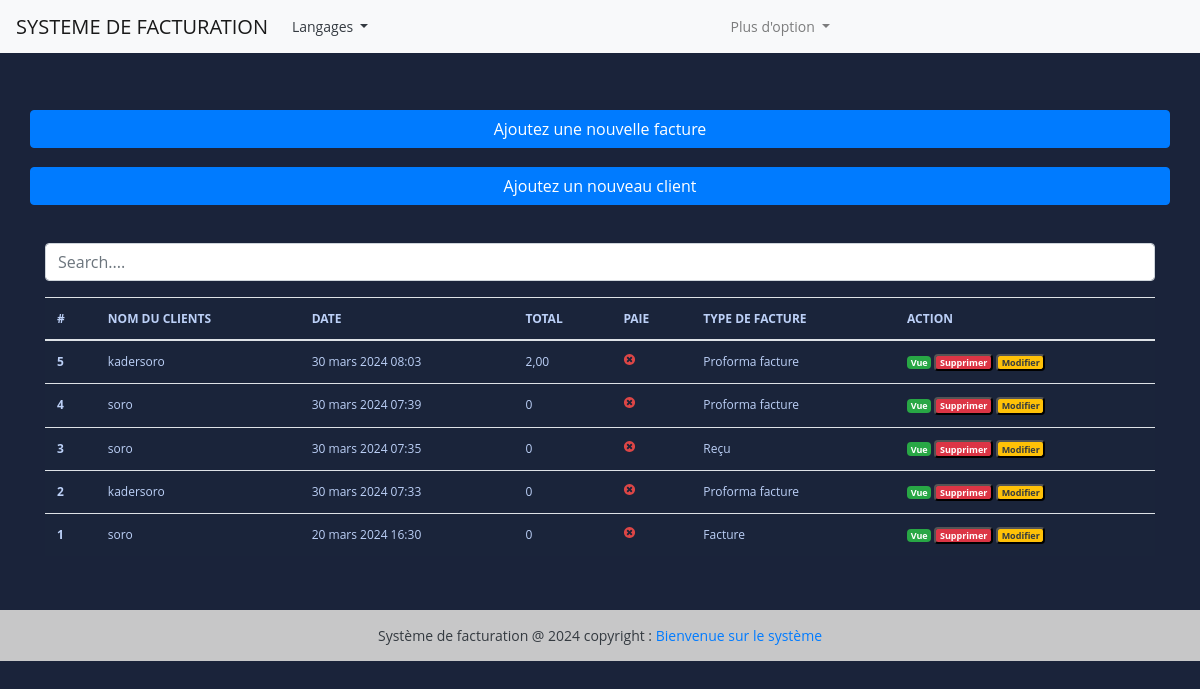
Page /fr/ (signed in) on the earlier database version.
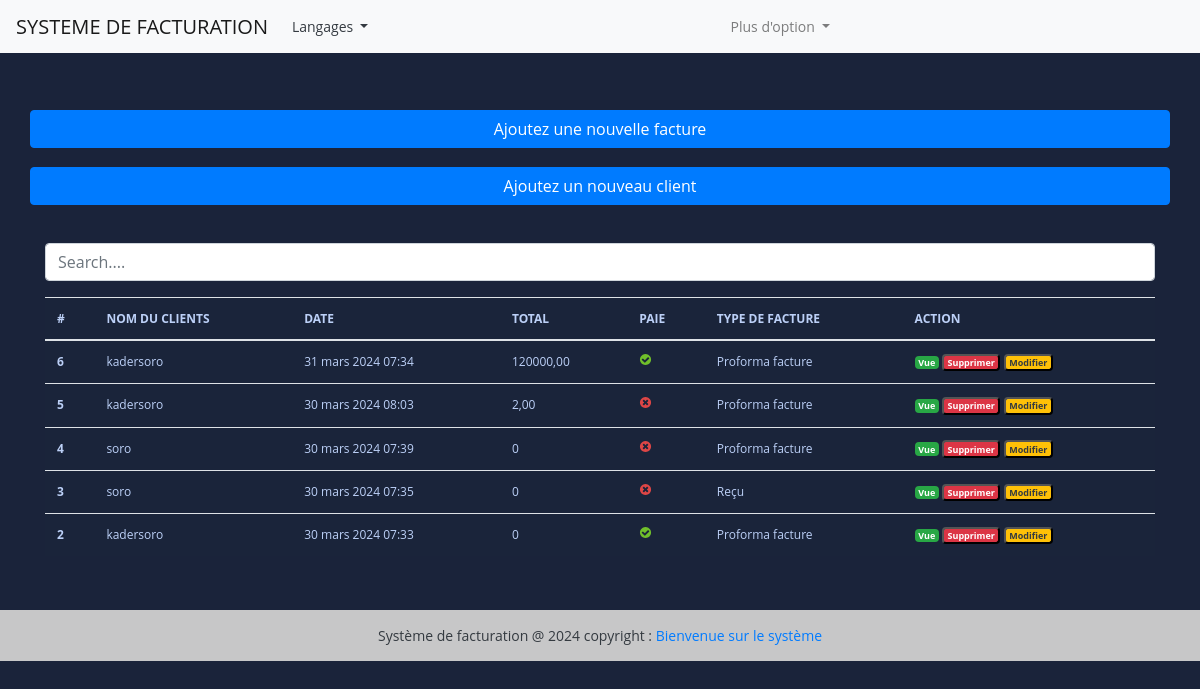
Same page on the later database version.
### fact_app/models.py (models this page shows, shortened)
class Invoice(models.Model):
    INVOICE_TYPE = (
        ('R', _('Reçu')),
        ('P', _('Proforma facture')),
        ('F', _('Facture'))
    )
    customer = models.ForeignKey(Customer, on_delete=models.PROTECT)
    save_by = models.ForeignKey(User, on_delete=models.PROTECT)
    invoice_date_time = models.DateTimeField(auto_now_add=True)
    invoice_date = models.DateField(_("Date"), auto_now_add=True)
    total = models.DecimalField(max_digits=10000, decimal_places=2)
    last_updated_date = models.DateTimeField(null=True, blank=True)
    paid = models.BooleanField(default=False)
    invoice_type = models.CharField(max_length=1, choices=INVOICE_TYPE)
    comments = models.TextField(null=True, max_length=1000, blank=True)
    class Meta:
        verbose_name = _("Invoice")
        verbose_name_plural = _("Invoices")
    @property
    def get_total(self):
        articles = self.article_set.all()
        total = sum(article.get_total for article in articles)
        return total

class Customer(models.Model):
    SEX_TYPES = (
        ('M', _('Masculin')),
        ('F', _('Feminin')),
    )
    name = models.CharField(max_length=132)
    email = models.EmailField()
    phone = models.CharField(max_length=130)
    address = models.CharField(max_length=64)
    sex = models.CharField(max_length=1, choices=SEX_TYPES)
    age = models.CharField(max_length=12)
    city = models.CharField(max_length=33)
    zip_code = models.CharField(max_length=16)
    create_date = models.DateTimeField(auto_now_add=True)
    save_by = models.ForeignKey(User, on_delete=models.PROTECT)
    class Meta:
        verbose_name = _("Customer")
        verbose_name_plural = _("Customers")

class Article(models.Model):
    invoice = models.ForeignKey(Invoice, on_delete=models.PROTECT)
    save_by = models.ForeignKey(User, on_delete=models.PROTECT)
    name = models.CharField(max_length=150)
    quantity = models.IntegerField()
    unit_price = models.DecimalField(max_digits=1000, decimal_places=2)
    total = models.DecimalField(max_digits=1000, decimal_places=2)
    class Meta:
        verbose_name = _("Article")
        verbose_name_plural = _("Articles")
    @property
    def get_total(self):
        total = self.quantity * self.unit_price
        return total

### fact_app/views.py (the view, shortened to what this page needs)
# urls.py: path("", views.HomeView.as_view(), name='home'),
class HomeView(LoginRequiredSuperuserMixim, View):
    templates_name = 'index.html'
    invoices = Invoice.objects.select_related('customer', 'save_by').all().order_by('-invoice_date_time')
    context = {
        'invoices': invoices,
    }
    def get(self, request, *args, **kwargs):
        items = pargination(request, self.invoices)
        self.context['invoices'] = items
        return render(request, self.templates_name, self.context)

### fact_app/utils.py (called while the page is built)
def pargination(request, invoices):
        default_page = 1
        page = request.GET.get('page', default_page)
        items_per_page = 5
        paginator = Paginator(invoices, items_per_page)
        try:
            items_page = paginator.page(page)
        except PageNotAnInteger:
            items_page = paginator.page(default_page)
        except EmptyPage:
            items_page = paginator.page(paginator.num_pages)
        return items_page

### templates/index.html (shortened to what this page needs)
{% extends 'base.html' %}
{% load static %}
{% load i18n %}
{% block content %}
    <br><br>
    <div class="row">
        <a href="{% url 'add-invoice' %}" class="btn col-12 btn-primary">
           Ajoutez une nouvelle facture
        </a>
   </div>
   <br>
   <div class="row">
      <a href="{% url 'add-customer' %}" class="btn col-12 btn-primary">
         {% translate 'Ajoutez un nouveau client' %}
      </a>
   </div>
     <br> <br>
     <div class="form-group ">
        <input id="search" class="form-control" type="text" placeholder="Search....">
     </div>
     <div>
        <table class="table table-striped-columns">
           <thead>
              <tr>
                 <th scope="col">#</th>
                 <th scope="col">{% translate 'NOM DU CLIENTS' %}</th>
                 <th scope="col">{% translate 'DATE' %}</th>
                 <th scope="col">{% translate 'TOTAL' %}</th>
                 <th scope="col">{% translate 'PAIE' %}</th>
                 <th scope="col">{% translate 'TYPE DE FACTURE' %}</th>
                 <th scope="col">{% translate 'ACTION' %}</th>
              </tr>
           </thead>
           <tbody id="myTable">
              {% if invoices %}
              {% for facture in invoices %}
              <tr>
                 <th scope="row">{{ facture.pk }}</th>
                 <td>{{facture.customer.name}}</td>
                 <td>{{facture.invoice_date_time}}</td>
                 <td>{{ facture.get_total }}</td>
                 <td>
                    {% if facture.paid %}
                    <img src="{% static 'images/icon-yes.svg' %}" alt="True">
                    {% else %}
                    <img src="{% static 'images/icon-no.svg' %}" alt="False">
                    {% endif %}
                 </td>
                 <td>{{facture.get_invoice_type_display}}</td>
                 <td>
                    <a href="{% url 'view-invoice' pk=facture.pk %}" title="Detail" class="badge text-white bg-success">{% trans 'Vue' %}</a>
                    <button id="btn-invoice-sup" type="button" data-toggle="modal" data-target="#supprimer"
                       class="badge text-white bg-danger" title="Supprimer" data-id="{{ facture.pk }}"
                       data-customer="{{facture.customer.name}}">{% translate 'Supprimer' %}
                    </button>
                    <button id="btn-invoice-mod" type="button" data-toggle="modal" title="Modifier" data-target="#modifier"
                       data-id="{{facture.pk}}" data-customer="{{facture.customer.name}}"
                       class="badge text-dark bg-warning"> {% translate 'Modifier' %}
                    </button>
                 </td>
              </tr>
              {% endfor %}
              {% else %}
              <p class="text-center text-white">{% translate "Aucune facture n'a été trouvé" %}</p>
              {% endif %}
           </tbody>
        </table>
     </div>
     <br><br>
{% endblock content %}

### templates/base.html (shortened to what this page needs)
<html lang="en">
{% load static %}
{% load i18n %}
<head>
    <link rel="stylesheet" href="https://cdn.jsdelivr.net/npm/bootstrap@4.6.2/dist/css/bootstrap.min.css">
    <link rel="stylesheet" href="{% static 'style.css' %}">
</head>
<body>
  {% get_available_languages as LANGUAGES %}
  {% get_language_info_list for LANGUAGES as languages %}
        <header>
            <nav class="navbar navbar-expand-lg navbar-light bg-light">
                <a class="navbar-brand" href="{% url 'home' %}">SYSTEME DE FACTURATION</a>
                <div class="collapse navbar-collapse" id="navbarSupportedContent">
                    <ul class="navbar-nav mr-auto">
                      <li class="nav-item dropdown">
                        <a class="nav-link text-dark dropdown-toggle" href="#" role="button" data-toggle="dropdown" aria-haspopup="true" aria-expanded="false">
                          Langages
                        </a>
                      </li>
                    </ul>
                  </div>
                <div class="collapse navbar-collapse" id="navbarSupportedContent">
                  <ul class="navbar-nav mr-auto">
                    <li class="nav-item dropdown">
                      <a class="nav-link dropdown-toggle" href="#" role="button" data-toggle="dropdown" aria-expanded="false">
                        Plus d'option
                      </a>
                    </li>
                  </ul>
                </div>
              </nav>
        </header>
        <div class="container">
          <div class="wrapper">
            <br>
          </div>
        </div>
    <div class="container">
        {% block content %}
        {% endblock content%}
    </div>
    <footer class="bg-light text-center text-dark" >
      <div class="text-center p-3" style="background-color: rgba(0, 0, 0, 0.2);">
        Système de facturation @ 2024 copyright :
        <a href="#">Bienvenue sur le système</a>
      </div>
    </footer>
</body>
</html>

### static/style.css (style rules this page uses)
body { margin: 0; padding: 0; font: 400 .875rem 'Open Sans', sans-serif; color: #bcd0f7; background: #1A233A; position: relative; height: 100%; }
.table { background: #1a243a; color: #bcd0f7; font-size: .75rem; }

Differences in the rows shown:
removed Invoice: pk "1", customer.name "soro", invoice_date_time "20 mars 2024 16:30", get_total "0", paid False (drawn), invoice_type "Facture"
added Invoice: pk "6", customer.name "kadersoro", invoice_date_time "31 mars 2024 07:34", get_total "120000,00", paid True (drawn), invoice_type "Proforma facture"
changed Invoice "30 mars 2024 07:33": paid: picture added; paid: picture removed
